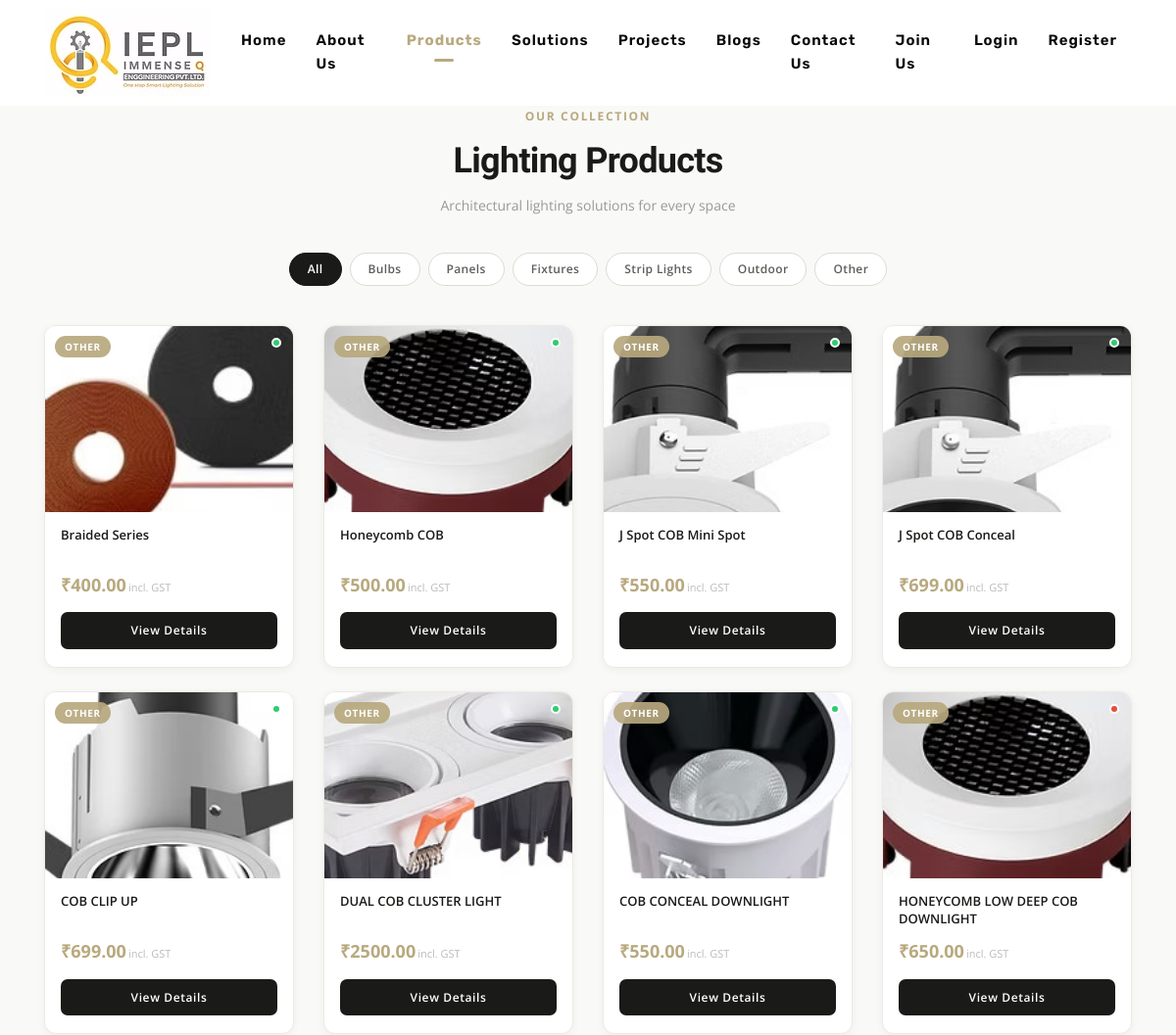
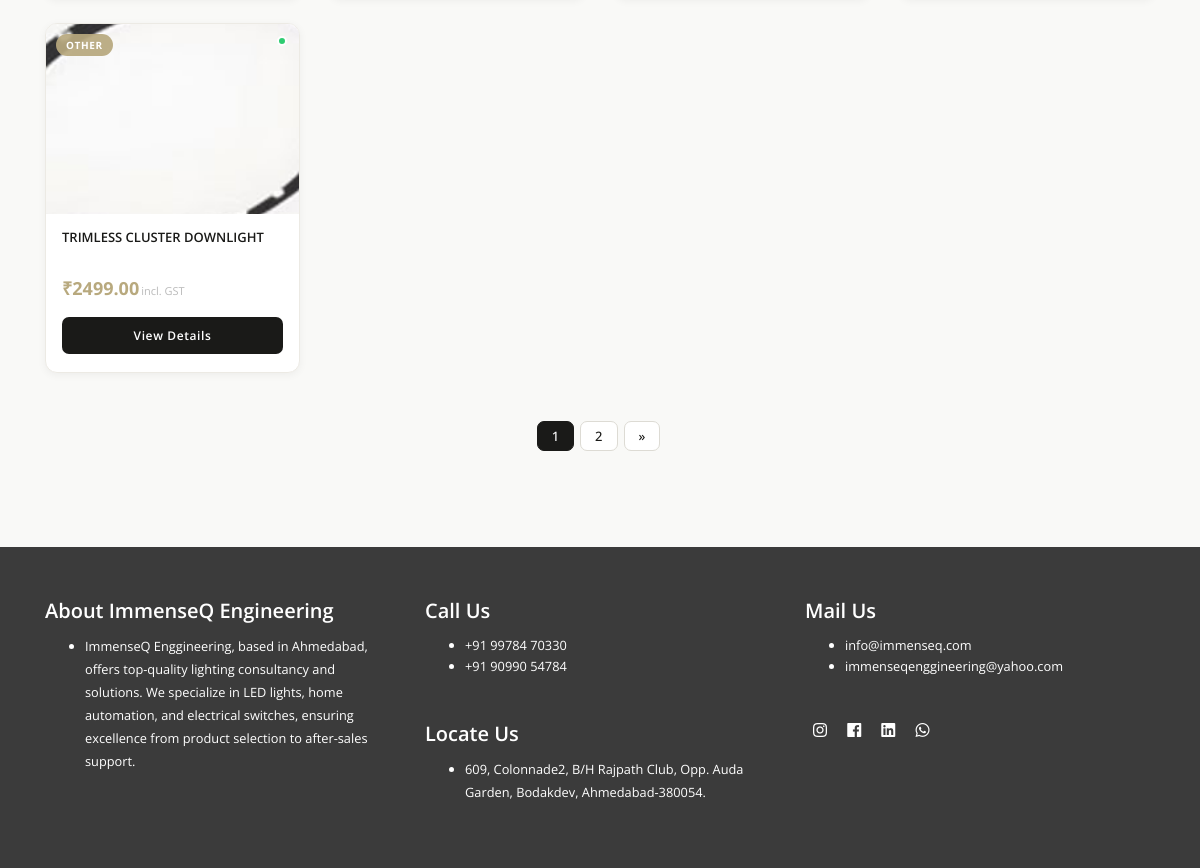
Screenshot of /products/ with the database file from the repository (2 pictures, top to bottom).
### ieplapp/models.py (models this page shows, shortened)
class Product(models.Model):
    CATEGORY_CHOICES = [
        ('bulb',    'Bulbs'),
        ('panel',   'Panels'),
        ('fixture', 'Fixtures'),
        ('strip',   'Strip Lights'),
        ('outdoor', 'Outdoor'),
        ('other',   'Other'),
    ]
    product_name     = models.CharField(max_length=100)
    slug             = models.SlugField(max_length=120, unique=True, blank=True)
    product_image    = models.FileField(upload_to='product_images/')
    category         = models.CharField(max_length=50, choices=CATEGORY_CHOICES, default='other')
    description      = models.TextField(blank=True)
    price            = models.DecimalField(max_digits=10, decimal_places=2, default=0.00)
    stock            = models.PositiveIntegerField(default=0)
    wattage          = models.CharField(max_length=30, blank=True)
    color_temp       = models.CharField(max_length=30, blank=True)
    ip_rating        = models.CharField(max_length=20, blank=True)
    is_active        = models.BooleanField(default=True)

### ieplapp/views.py (the view)
# urls.py: path('products/', views.products, name='ProductPage'),
def products(request):
    all_products = Product.objects.filter(is_active=True)
    paginator = Paginator(all_products, 9)
    page_number = request.GET.get('page')
    page_obj = paginator.get_page(page_number)
    return render(request, 'products.html', {'page_obj': page_obj})

### templates/products.html (shortened to what this page needs)
{% extends 'base.html' %}
{% block content %}
<section class="products-section">
  <div class="container">
    <div class="text-center">
      <p class="section-label">Our Collection</p>
      <h2 class="section-title">Lighting Products</h2>
      <p class="section-sub">Architectural lighting solutions for every space</p>
    </div>
    <div class="filter-tabs">
      <a href="{% url 'ProductPage' %}"
         class="filter-tab {% if not selected_category %}active{% endif %}">All</a>
      <a href="{% url 'ProductPage' %}?category=bulb"
         class="filter-tab {% if selected_category == 'bulb' %}active{% endif %}">Bulbs</a>
      <a href="{% url 'ProductPage' %}?category=panel"
         class="filter-tab {% if selected_category == 'panel' %}active{% endif %}">Panels</a>
      <a href="{% url 'ProductPage' %}?category=fixture"
         class="filter-tab {% if selected_category == 'fixture' %}active{% endif %}">Fixtures</a>
      <a href="{% url 'ProductPage' %}?category=strip"
         class="filter-tab {% if selected_category == 'strip' %}active{% endif %}">Strip Lights</a>
      <a href="{% url 'ProductPage' %}?category=outdoor"
         class="filter-tab {% if selected_category == 'outdoor' %}active{% endif %}">Outdoor</a>
      <a href="{% url 'ProductPage' %}?category=other"
         class="filter-tab {% if selected_category == 'other' %}active{% endif %}">Other</a>
    </div>
    <div class="row">
      {% for p in page_obj %}
      <div class="col-lg-3 col-md-4 col-6 mb-4"
           data-aos="fade-up" data-aos-delay="{{ forloop.counter0 }}00">
        <div class="product-card">
          <div class="product-img-wrap">
            <img src="{{ p.product_image.url }}" alt="{{ p.product_name }}">
            <span class="cat-badge">{{ p.get_category_display }}</span>
            {% if p.stock > 0 %}
              <span class="stock-dot dot-in" title="In Stock"></span>
            {% else %}
              <span class="stock-dot dot-out" title="Out of Stock"></span>
            {% endif %}
          </div>
          <div class="product-body">
            <p class="product-name">{{ p.product_name }}</p>
            <div class="product-price">
              &#8377;{{ p.price }}<small>incl. GST</small>
            </div>
            <a href="{% url 'ProductDetail' p.slug %}" class="btn-view">
              View Details
            </a>
          </div>
        </div>
      </div>
      {% endfor %}
    </div>
    {% if page_obj.has_other_pages %}
    <div class="d-flex justify-content-center mt-4">
      <ul class="pagination">
        {% for num in page_obj.paginator.page_range %}
        <li class="page-item {% if page_obj.number == num %}active{% endif %}">
          <a class="page-link" href="?page={{ num }}">{{ num }}</a>
        </li>
        {% endfor %}
        {% if page_obj.has_next %}
        <li class="page-item">
          <a class="page-link" href="?page={{ page_obj.next_page_number }}">&raquo;</a>
        </li>
        {% endif %}
      </ul>
    </div>
    {% endif %}
  </div>
</section>
{% endblock %}

### templates/base.html (shortened to what this page needs)
<!DOCTYPE html>
<html lang="en">
<head>
    {% load static %}
    <link rel="stylesheet" type="text/css" href="https://stackpath.bootstrapcdn.com/bootstrap/4.3.1/css/bootstrap.min.css">
    <link rel="stylesheet" type="text/css" href="{% static 'vendors/font-awesome/css/fontawesome-all.min.css' %}">
    <link rel="stylesheet" type="text/css" href="{% static 'vendors/slick-carousel/slick.css' %}">
    <link rel="stylesheet" type="text/css" href="{% static 'fonts/themify-icons.css' %}">
    <link rel="stylesheet" type="text/css" href="{% static 'vendors/magnific-popup/magnific-popup.css' %}">
    <link rel="stylesheet" type="text/css" href="{% static 'css/hovereffects.css' %}">
    <link href="{% static 'css/scrolling-nav.css' %}" rel="stylesheet">
    <link href="https://unpkg.com/aos@2.3.1/dist/aos.css" rel="stylesheet">
    <link rel="stylesheet" type="text/css" href="{% static 'css/theme.css' %}">
    <link rel="stylesheet" type="text/css" href="{% static 'css/styles.css' %}">
</head>
<body>
    {% include 'header.html' %}
    <main role="main" class="mt-lg-5 m-0">
    {% block content %}
    {% endblock %}
    </main>
    {% include 'footer.html' %}
</body>
</html>

### templates/header.html (shortened to what this page needs)
{% load static %}
<header id="top">
    <nav class="navbar navbar-expand-lg navbar-dark bg-white fixed-top" id="mainNav">
        <div class="container">
            <a class="navbar-brand js-scroll-trigger" href="{% url 'IndexPage' %}">
                <img src="{% static 'images/logo_image.png' %}" alt="IEPL">
            </a>
            <div class="collapse navbar-collapse" id="navbarResponsive">
                <ul class="navbar-nav ml-auto">
                    <li class="nav-item {% if request.resolver_match.url_name == 'IndexPage' %}active{% endif %}">
                        <a class="nav-link js-scroll-trigger" href="{% url 'IndexPage' %}">Home</a>
                    </li>
                    <li class="nav-item {% if request.resolver_match.url_name == 'AboutPage' %}active{% endif %}">
                        <a class="nav-link js-scroll-trigger" href="{% url 'AboutPage' %}">About Us</a>
                    </li>
                    <li class="nav-item {% if request.resolver_match.url_name == 'ProductPage' or request.resolver_match.url_name == 'ProductDetail' %}active{% endif %}">
                        <a class="nav-link js-scroll-trigger" href="{% url 'ProductPage' %}">Products</a>
                    </li>
                    <li class="nav-item {% if request.resolver_match.url_name == 'SolutionPage' %}active{% endif %}">
                        <a class="nav-link js-scroll-trigger" href="{% url 'SolutionPage' %}">Solutions</a>
                    </li>
                    <li class="nav-item {% if request.resolver_match.url_name == 'ProjectPage' %}active{% endif %}">
                        <a class="nav-link js-scroll-trigger" href="{% url 'ProjectPage' %}">Projects</a>
                    </li>
                    <li class="nav-item {% if request.resolver_match.url_name == 'BlogPage' or request.resolver_match.url_name == 'BlogArticle' %}active{% endif %}">
                        <a class="nav-link js-scroll-trigger" href="{% url 'BlogPage' %}">Blogs</a>
                    </li>
                    <li class="nav-item {% if request.resolver_match.url_name == 'ContactPage' %}active{% endif %}">
                        <a class="nav-link js-scroll-trigger" href="{% url 'ContactPage' %}">Contact Us</a>
                    </li>
                    <li class="nav-item {% if request.resolver_match.url_name == 'JoinPage' %}active{% endif %}">
                        <a class="nav-link js-scroll-trigger" href="{% url 'JoinPage' %}">Join Us</a>
                    </li>
                    {% if user.is_authenticated %}
                    <li class="nav-item {% if request.resolver_match.url_name == 'cart' %}active{% endif %}">
                        <a class="nav-link" href="{% url 'cart' %}">
                            <i class="fa fa-shopping-cart"></i> Cart
                        </a>
                    </li>
                    <li class="nav-item {% if request.resolver_match.url_name == 'profile' %}active{% endif %}">
                        <a class="nav-link" href="{% url 'profile' %}">
                            <i class="fa fa-user"></i> {{ user.username }}
                        </a>
                    </li>
                    <li class="nav-item">
                        <a class="nav-link" href="{% url 'logout' %}">Logout</a>
                    </li>
                    {% else %}
                    <li class="nav-item {% if request.resolver_match.url_name == 'login' %}active{% endif %}">
                        <a class="nav-link" href="{% url 'login' %}">Login</a>
                    </li>
                    <li class="nav-item {% if request.resolver_match.url_name == 'register' %}active{% endif %}">
                        <a class="nav-link" href="{% url 'register' %}">Register</a>
                    </li>
                    {% endif %}
                </ul>
            </div>
        </div>
    </nav>
</header>

### templates/footer.html
<footer class="bg-dark py-5">
    <div class="container">
        <div class="row">
            <div class="col-md-4 text-center text-md-left mb-3 mb-md-0">
                <small class="text-white">
                    <h5>About ImmenseQ Engineering</h5>
                    <ul>
                        <li>
                            <p>ImmenseQ Enggineering, based in Ahmedabad, offers top-quality lighting consultancy and solutions. We specialize in LED lights, home automation, and electrical switches, ensuring excellence from product selection to after-sales support.</p>
                        </li>
                    </ul>
                </small>
            </div>
            <div class="col-md-4 text-center text-md-left mb-3 mb-md-0">
                <small class="text-white">
                    <h5>Call Us</h5>
                    <ul>
                        <li>+91 99784 70330</li>
                        <li>+91 90990 54784</li>
                    </ul>
                    <br>
                    <h5>Locate Us</h5>
                    <ul>
                        <li>
                            <p>609, Colonnade2,
                                B/H Rajpath Club,
                                Opp. Auda Garden, Bodakdev,
                                Ahmedabad-380054.</p>
                        </li>
                    </ul>
                </small>
            </div>
            <div class="col-md-4 text-center text-md-left mb-3 mb-md-0">
                <small class="text-white">
                    <h5>Mail Us</h5>
                    <ul>
                        <li>info@immenseq.com</li>
                        <li>immenseqenggineering@yahoo.com</li>
                    </ul>
                </small>
                <br>
                <ul class="list-inline mb-0">
                    <li class="list-inline-item mx-2" data-toggle="tooltip" data-placement="top">
                        <a class="text-white" target="_blank" href="https://www.instagram.com/">
                            <i class="fab fa-instagram"></i>
                        </a>
                    </li>
                    <li class="list-inline-item mx-2" data-toggle="tooltip" data-placement="top">
                        <a class="text-white" target="_blank" href="https://www.facebook.com/">
                            <i class="fab fa-facebook"></i>
                        </a>
                    </li>
                    <li class="list-inline-item mx-2" data-toggle="tooltip" data-placement="top">
                        <a class="text-white" target="_blank" href="https://linkedin.com/">
                            <i class="fab fa-linkedin"></i>
                        </a>
                    </li>
                    <li class="list-inline-item mx-2" data-toggle="tooltip" data-placement="top">
                        <a class="text-white" target="_blank" href="https://whatsapp.com/">
                            <i class="fab fa-whatsapp"></i>
                        </a>
                    </li>
                </ul>
            </div>
        </div>
    </div>
</footer>

### static/css/scrolling-nav.css (style rules this page uses)
.navbar { background:#fff; padding: 0 0; }
.navbar a.nav-link { color:#fff; padding: 5px 15px !important; }
.navbar-dark .navbar-brand, .navbar-dark .navbar-brand:hover { color: #868686; font-weight:bolder; }
.navbar-dark .navbar-brand { color: #fff !important; }
.navbar .navbar-nav .nav-item .nav-link { padding: 0.625rem 1.25rem; -webkit-transition: all 1s; -moz-transition: all 1s; -ms-transition: all 1s; -o-transition: all 1s; transition: all 1s; }

### static/css/theme.css (style rules this page uses)
html { font-size: 1rem; }
body { font-weight: 400; font-size: 1rem; font-family: "Open Sans", sans-serif; line-height: 1.6; color: #1b1e24; -webkit-font-smoothing: antialiased; -moz-osx-font-smoothing: grayscale; -moz-font-feature-settings: "liga", "kern"; text-rendering: optimizelegibility; }
a { color: #490bf9; }
p { line-height: 1.8; }
.h1, .h2, .h3, .h4, .h5, .h6, .h7, h1, h2, h3, h4, h5, h6 { line-height: 1.6; font-weight:600; }

### static/css/styles.css (style rules this page uses)
.h1, .h2, .h3, .h4, .h5, .h6, .h7, h1, h2, h3, h4, h5, h6 { line-height: 1.6; font-weight:600; }
h1, h2 { font-family: 'Rubik', sans-serif; font-family: 'Coda Caption', sans-serif; }
.navbar-dark .navbar-brand { color: #303030 !important; font-family: 'Coda Caption', sans-serif; }
.navbar .navbar-nav .nav-item .nav-link { color: #080808; font-size: 0.937rem; font-weight: 600; padding: 0.625rem 1.25rem; border-radius: 50px; font-family: 'Rubik', sans-serif; letter-spacing: 1px; }
.bg-dark { background-color: #3b3b3b !important; }
.navbar-collapse { padding: 25px 0; }

### templates/base.html (style rules this page uses)
#mainNav .navbar-nav .nav-item.active .nav-link { color: #b8a97e !important; font-weight: 700; position: relative; }
#mainNav .navbar-nav .nav-item.active .nav-link::after { content: ''; position: absolute; bottom: -4px; left: 50%; transform: translateX(-50%); width: 20px; height: 2.5px; background: #b8a97e; border-radius: 2px; }

### templates/header.html (style rules this page uses)
#mainNav .navbar-nav .nav-item.active .nav-link { color: #b8a97e !important; font-weight: 700; position: relative; }
#mainNav .navbar-nav .nav-item.active .nav-link::after { content: ''; position: absolute; bottom: -4px; left: 50%; transform: translateX(-50%); width: 20px; height: 2.5px; background: #b8a97e; border-radius: 2px; }

### rows the page displays
Product: product_image (picture), category "OTHER", product_name "Braided Series", price "400.00"
Product: product_image (picture), category "OTHER", product_name "Honeycomb COB", price "500.00"
Product: product_image (picture), category "OTHER", product_name "J Spot COB Mini Spot", price "550.00"
Product: product_image (picture), category "OTHER", product_name "J Spot COB Conceal", price "699.00"
Product: product_image (picture), category "OTHER", product_name "COB CLIP UP", price "699.00"
Product: product_image (picture), category "OTHER", product_name "DUAL COB CLUSTER LIGHT", price "2500.00"
Product: product_image (picture), category "OTHER", product_name "COB CONCEAL DOWNLIGHT", price "550.00"
Product: product_image (picture), category "OTHER", stock 0 (drawn), product_name "HONEYCOMB LOW DEEP COB DOWNLIGHT", price "650.00"
Product: product_image (picture), category "OTHER", product_name "TRIMLESS CLUSTER DOWNLIGHT", price "2499.00"

### other values shown
{{ num }} "1" "2"
